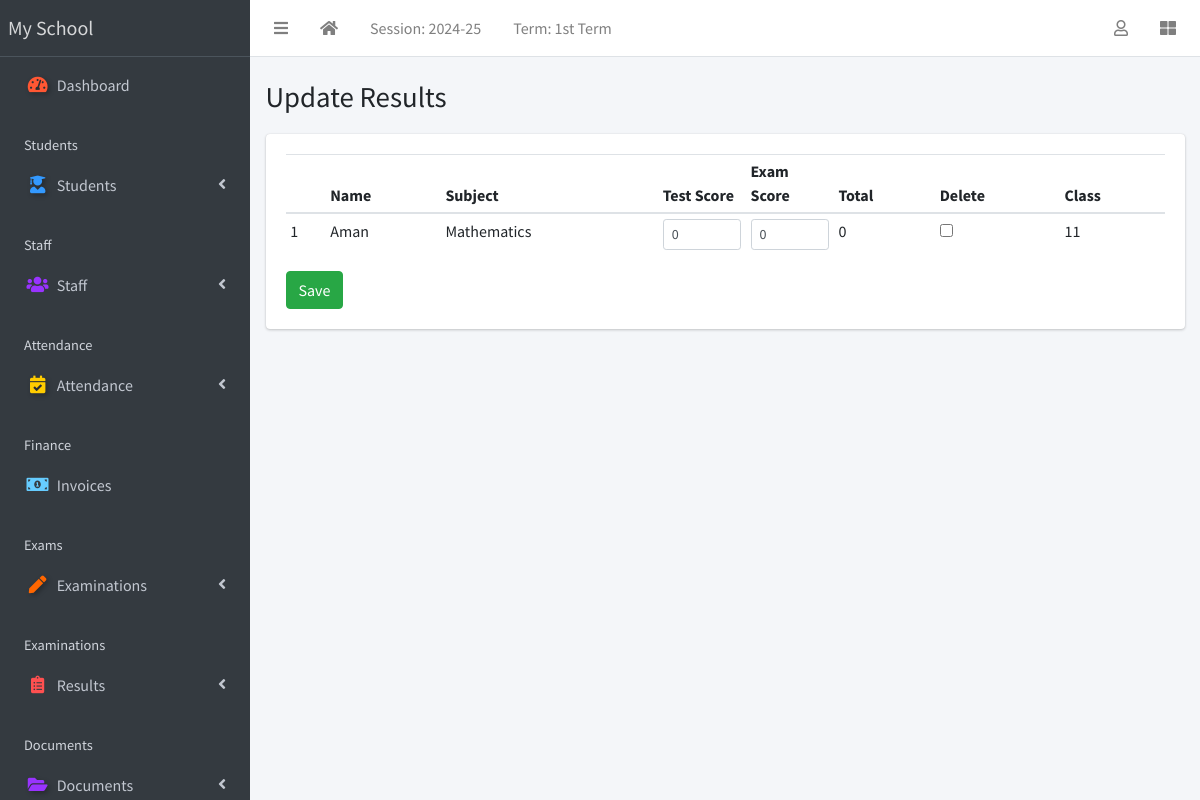
Before: /result/edit-results/ (signed in) with the older database file.
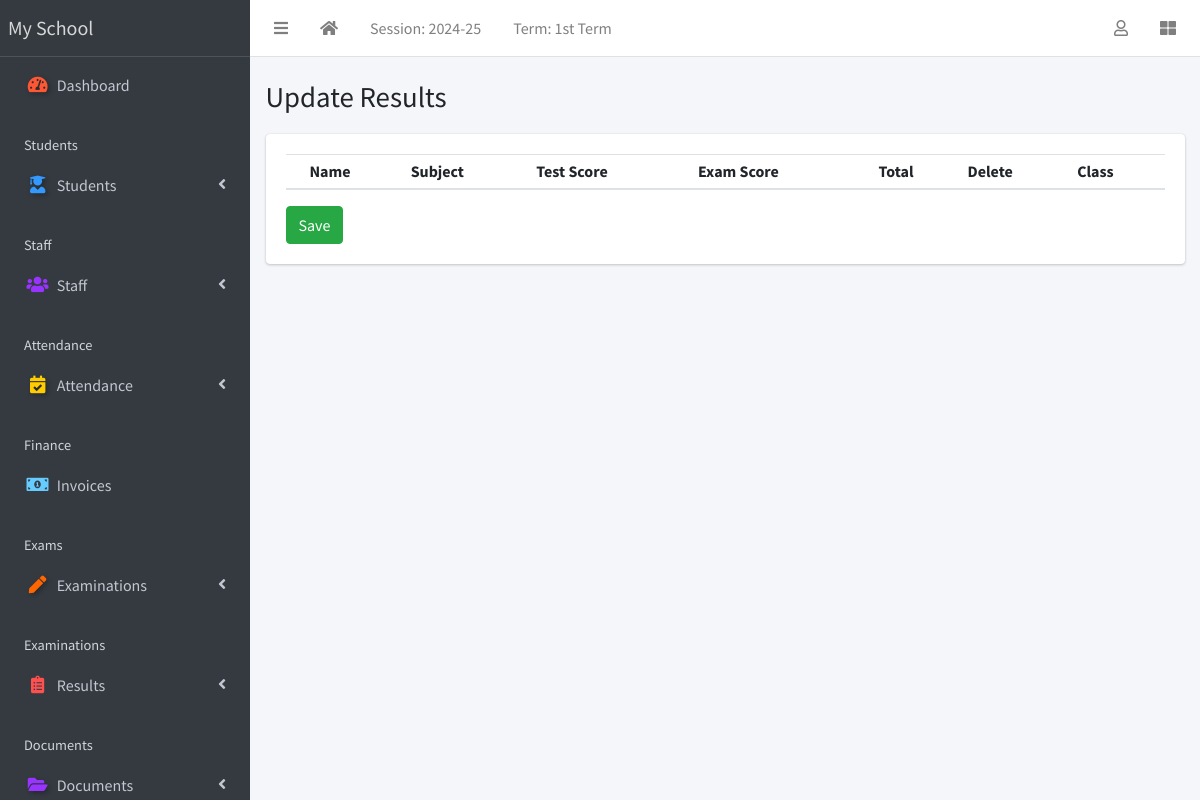
After: the same page with the newer database file.
### apps/result/models.py (models this page shows, shortened)
class Result(models.Model):
    student = models.ForeignKey(Student, on_delete=models.CASCADE)
    session = models.ForeignKey(AcademicSession, on_delete=models.CASCADE)
    term = models.ForeignKey(AcademicTerm, on_delete=models.CASCADE)
    current_class = models.ForeignKey(StudentClass, on_delete=models.CASCADE)
    subject = models.ForeignKey(Subject, on_delete=models.CASCADE)
    test_score = models.IntegerField(default=0)
    exam_score = models.IntegerField(default=0)
    class Meta:
        ordering = ["subject"]
    def total_score(self):
        return self.test_score + self.exam_score

### apps/students/models.py (models this page shows, shortened)
class Student(models.Model):
    STATUS_CHOICES = [("active", "Active"), ("inactive", "Inactive")]
    GENDER_CHOICES = [("male", "Male"), ("female", "Female")]
    category = [("N/A", "N/A"),("Gen", "Gen"), ("OBC", "OBC"), ("SC/ST", "SC/ST"), ("Other", "Other")]
    current_status = models.CharField(
        max_length=10, choices=STATUS_CHOICES, default="active"
    )
    registration_number = models.CharField(max_length=200, unique=True)
    fullname = models.CharField(max_length=200)
    gender = models.CharField(max_length=10, choices=GENDER_CHOICES, default="male")
    category = models.CharField(max_length=10, choices=category, default="N/A")
    aadhar_validator = RegexValidator(
    regex=r'^\d{12}$',
    message="Aadhaar number must be exactly 12 digits.",
    code='invalid_aadhar'
    )
    aadhar = models.CharField(validators=[aadhar_validator], max_length=12, blank=True)
    date_of_birth = models.DateField(default=timezone.now)
    current_class = models.ForeignKey(
        StudentClass, on_delete=models.SET_NULL, blank=True, null=True
    )
    date_of_admission = models.DateField(default=timezone.now)
    mobile_num_regex = RegexValidator(
        regex="^[0-9]{10,15}$", message="Entered mobile number isn't in a right format!"
    )
    mobile_number = models.CharField(
        validators=[mobile_num_regex], max_length=13, blank=True
    )
    Father_name = models.CharField(max_length=255, null=False, blank=False)
    Father_mobile_number = models.CharField( validators=[mobile_num_regex] ,max_length=15, default="0000000000")
    Father_aadhar = models.CharField(validators=[aadhar_validator], max_length=12, blank=True)
    Mother_name = models.CharField(max_length=255, null=True, blank=True)
    address = models.TextField(blank=True)
    others = models.TextField(blank=True)
    passport = models.ImageField(blank=True, upload_to="students/passports/")
    def registration_number(self):
      if self.date_of_admission:
        year_suffix = str(self.date_of_admission.year)[-2:]  # Extract last 2 digits of year
      else:
        year_suffix = "25"  # Default if date_of_admission is missing
      unique_number = str(random.randint(1000, 9999))
      return f"{year_suffix}{self.current_class}{unique_number}"
    class Meta:
        ordering = ["fullname",]
    def __str__(self):
        return f"{self.fullname} "

### apps/corecode/models.py (models this page shows)
class Subject(models.Model):
    name = models.CharField(max_length=200, unique=True)
    class Meta:
        ordering = ["name"]
    def __str__(self):
        return self.name

class StudentClass(models.Model):
    name = models.CharField(max_length=200, unique=True)
    class Meta:
        verbose_name = "Class"
        verbose_name_plural = "Classes"
        ordering = ["name"]
    def __str__(self):
        return self.name

### apps/result/views.py (the view)
# urls.py: path("edit-results/", edit_results, name="edit-results"),
@login_required
def edit_results(request):
    if request.method == "POST":
        form = EditResults(request.POST)
        if form.is_valid():
            form.save()
            messages.success(request, "Results successfully updated")
            return redirect("edit-results")
    else:
        results = Result.objects.filter(
            session=request.current_session, term=request.current_term
        )
        form = EditResults(queryset=results)
    return render(request, "result/edit_results.html", {"formset": form})

### apps/corecode/context_processors.py (called while the page is built)
def site_defaults(request):
    current_session = AcademicSession.objects.get(current=True)
    current_term = AcademicTerm.objects.get(current=True)
    vals = SiteConfig.objects.all()
    contexts = {
        "current_session": current_session.name,
        "current_term": current_term.name,
    }
    for val in vals:
        contexts[val.key] = val.value
    return contexts

### apps/result/templates/result/edit_results.html (shortened to what this page needs)
{% extends 'base.html' %}
{% load widget_tweaks %}
{% block title %}
Update Results
{% endblock title %}
{% block content %}
<form method="POST">
  <table id="studenttable" class="table table-sm">
    <thead>
      <tr>
        <th></th>
        <th>Name</th>
        <th>Subject</th>
        <th>Test Score</th>
        <th>Exam Score</th>
        <th>Total</th>
        <th>Delete</th>
        <th>Class</th>
      </tr>
    </thead>
    <tbody>
      {% for form in formset %}
        <tr>
          <td>{{forloop.counter }}</td>
          <td>{{form.instance.student }}</td>
          <td>{{form.instance.subject}}</td>
          <td style="width: 10%;">{{form.test_score | add_class:"form-control form-control-sm"}}</td>
          <td style="width: 10%;">{{form.exam_score | add_class:"form-control form-control-sm"}}</td>
          <td>{{form.instance.total_score}}</td>
          <td>{{form.DELETE}}</td>
          <td>{{form.instance.current_class}}</td>
        </tr>
      {% endfor %}
    </tbody>
  </table>
  <input type="submit" class="btn btn-success" value="Save">
  </form>
{% endblock content %}

Changed rows visible on the page:
removed Result: instance.student "Aman", instance.subject "Mathematics", instance.total_score "0", instance.current_class "11"
Other visible differences:
list line gone: "1 0 0 ☐"
